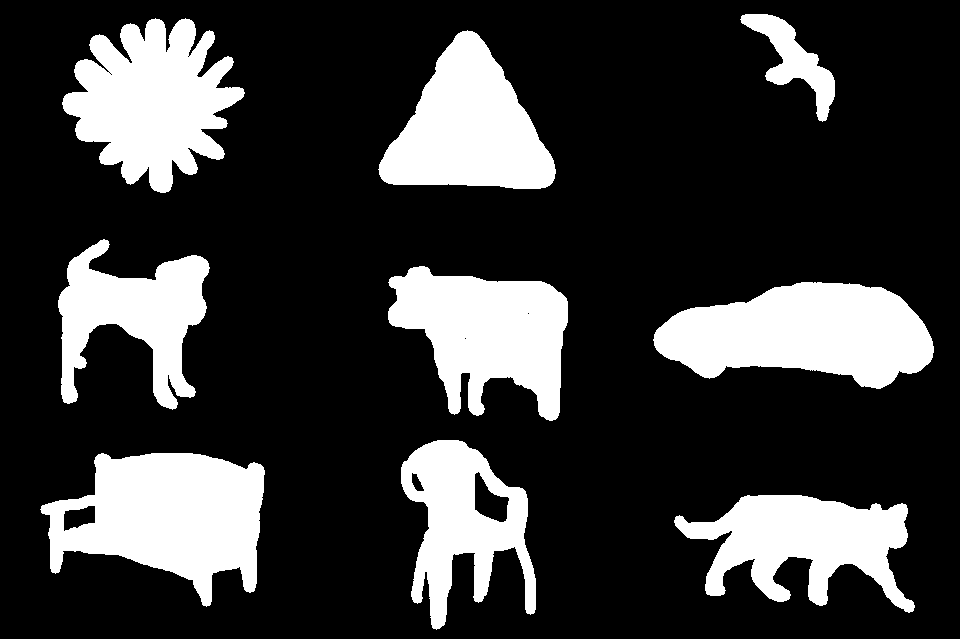
#> input picture data/Project1.png, 960 x 639 px
$ python BoundingCircle_JaccardSimilarity.py
#> lines starting #> are read from the running program, lines starting #| are printed output that depends on the picture; after the words box and inside, x2 and y2 are one past the last pixel; in counts of white or black regions, pixels touching at a corner belong together
import numpy as np
import cv2 as cv
import matplotlib.pyplot as plt
import random as rng

## Read the image
im = cv.imread('./data/Project1.png')
#> im is the input picture: shape (639, 960, 3); 22.8% white; 9 white regions, largest, box (x1, y1, x2, y2) and area: (40, 453, 265, 607) 21249, (653, 282, 934, 389) 20421, (62, 18, 245, 193) 19300

## Convert image into BW if not
imgray = cv.cvtColor(im, cv.COLOR_BGR2GRAY)
#> imgray: shape (639, 960); 22.8% white; 9 white regions

## Convert the image into binary image if not already
ret, thresh = cv.threshold(imgray, 127, 255, 0)

## Find the contours of the objects present in the image
contours, hierarchy = cv.findContours(thresh, cv.RETR_TREE, cv.CHAIN_APPROX_SIMPLE)
#> contours = 18 contours, 6 with area under 20; largest, box (x1, y1, x2, y2) and area: (40, 453, 265, 607) 21413, (653, 282, 934, 389) 20116, (62, 18, 245, 193) 18810, (388, 266, 568, 421) 16984, (378, 30, 556, 189) 16541
## used cv.RETR_TREE to find the heirarchy of images -> discard empty spaces within objects


## Find masks for the objects detected in the image
object_masks = []
for i, contour in enumerate(contours):

    if hierarchy[0,i,3] == -1: ## If a new object -> create a new mask
        img_mask = np.zeros((im.shape[0], im.shape[1]))

        ## last argument given as -1 to fill the contour to get the area of the object
        img_mask = cv.drawContours(img_mask, [contour], 0, (255),-1) ## select all the area within the outside boundary

    else: ## If an empyt space within the object
        img_mask = cv.drawContours(img_mask, [contour], 0, (0),-1) ## unselect all the empty area within the outside boundary

    if i+1 == len(contours): ## if it was the last object
        object_masks.append(img_mask) ## store the existing mask
        plt.imshow(img_mask) ## Visuallize a single object
        plt.show()

    elif hierarchy[0,i+1,3] == -1: ## if at the next index there is a new object
        object_masks.append(img_mask) ## store the existing mask
        plt.imshow(img_mask) ## Visuallize a single object
        plt.show()
#> this loop made 18 passes
#> contour on passes 9, 10, 14, 15, 16, 17: [[464, 338], [465, 337], [466, 338], [465, 339]], [[527, 313], [528, 312], [529, 313], [528, 314]], [[110, 74], [111, 73], [112, 74], [111, 75]], [[109, 73], [110, 72], [111, 73], [110, 74]], [[108, 72], [109, 71], [110, 72], [109, 73]], [[187, 56], [188, 55], [189, 56], [188, 57]]
#> pass 3, `img_mask = cv.drawContours(img_mask, [contour], 0, (0),-1)`:
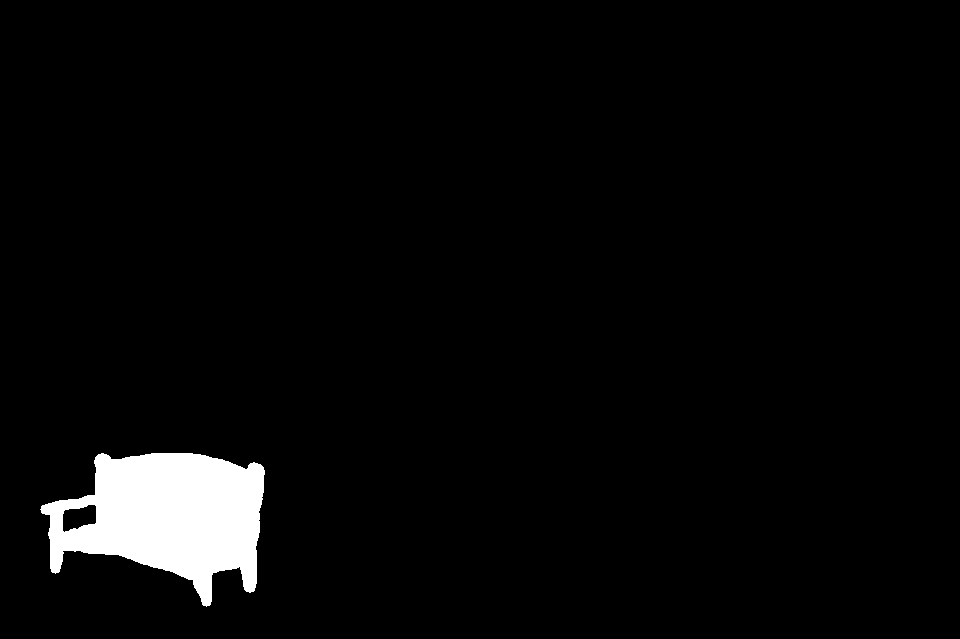
#> img_mask: shape (639, 960) float64; 3.4% white; 1 white region, box (x1, y1, x2, y2) and area: (40, 453, 265, 607) 21151
#> after the loop, object_masks = 9 items


## Visuallize all objects
mask = np.zeros((imgray.shape[0], imgray.shape[1]))
img_mask = cv.drawContours(mask, contours, -1, (255),-1)
plt.imshow(img_mask)
plt.show()

## Find the center coordinates and radius for the enclosing circles
centers = [None]*len(contours)
#> centers = 18 items
radius = [None]*len(contours)
#> radius = 18 items

## Loop over the detected contours
for i, c in enumerate(contours):
    if hierarchy[0,i,3] == -1: ## Check for a new object

        max_x , max_y = np.amax(c, axis=0).ravel() ## Check for the max x and y co-ordinates for the detected object

        min_x , min_y = np.amin(c, axis=0).ravel() ## Check for the min x and y co-ordinates for the detected object

        candidates = {} ## Store the candidate center point for the circle (radius)

        ## Loop over the pixels situated in the recatangle bounded by the max and min x,y co-ordinates
        for row in range(min_x, max_x+1):
            for col in range(min_y, max_y+1):

                curr_candidate_center = np.array([[row,col]]) ## Check for the pixels in the rectangle

                ## check the L2 distance for each contour points from the candidate center co-ordinate
                curr_max_dist = np.linalg.norm(c-curr_candidate_center, axis=2)

                ## Store the the maximum radius for each candidate center co-ordinate
                candidates[(row,col)] = np.max(curr_max_dist) ## (this would be the radius for the particular co-ordinate)

        ## The co-ordinate with the minimum radius (this would be the tightest bounding i.e., minimum area)
        centers[i] = min(candidates, key=candidates.get)
        radius[i] = candidates[centers[i]]
#> this loop made 18 passes
#> (max_x, max_y, min_x, min_y) on passes 1, 2, 4, 7, 8, 11, 12, 13, 18: (914, 612, 674, 495), (264, 606, 40, 453), (535, 629, 401, 440), (933, 388, 653, 282), (567, 420, 388, 266), (209, 409, 58, 239), (555, 188, 378, 30), (244, 192, 62, 18), (834, 121, 740, 14)


## Plot the Bounding Circle and the object together
drawing = np.zeros((imgray.shape[0], imgray.shape[1], 3), dtype=np.uint8)

## Loop over all the contours detected
for i, contour in enumerate(contours):
    if hierarchy[0,i,3] == -1: ## If a new object -> create a new mask

        ## Plot the bounding circles
        color = (0, 255, 255)
        drawing = cv.circle(drawing, (int(centers[i][0]), int(centers[i][1])), int(radius[i]), color, 2)
        ## last argument given as -1 to fill the contour to get the area of the object
        drawing = cv.drawContours(drawing, [contour], 0, (255,255,255),-1) ## select all the area within the outside boundary

    else: ## If an empty space within the object
        drawing = cv.drawContours(drawing, [contour], 0, (0, 0, 0),-1) ## unselect all the empty area within the outside boundary
#> this loop made 18 passes
#> pass 1, `drawing = cv.drawContours(drawing, [contour], 0, (255,255,255),-1)`:
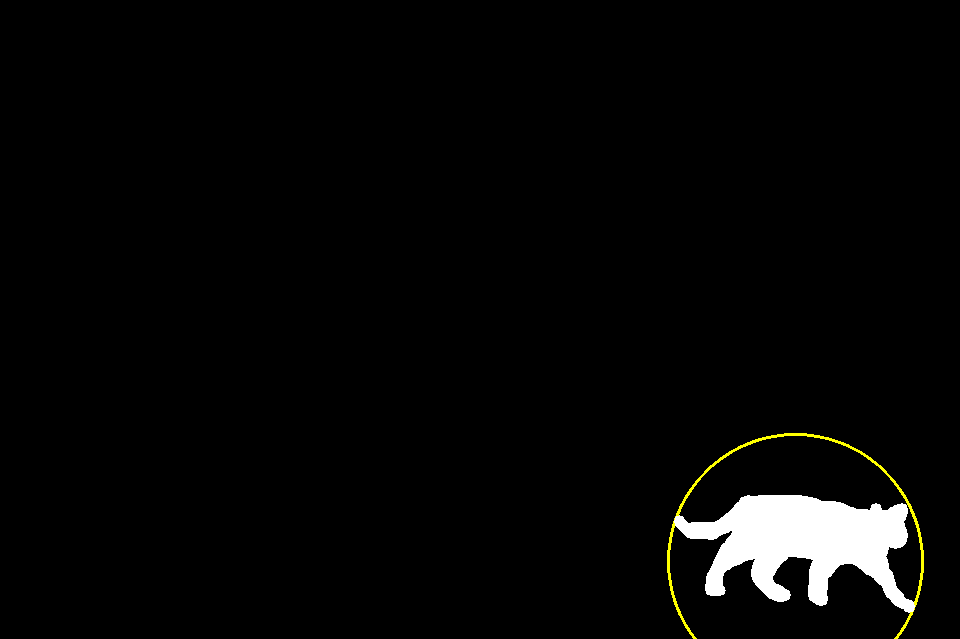
#> drawing: shape (639, 960, 3); mean of channels 0, 1, 2 6.3, 7, 7; drawn as B, G, R
#> pass 2, `drawing = cv.drawContours(drawing, [contour], 0, (255,255,255),-1)`:
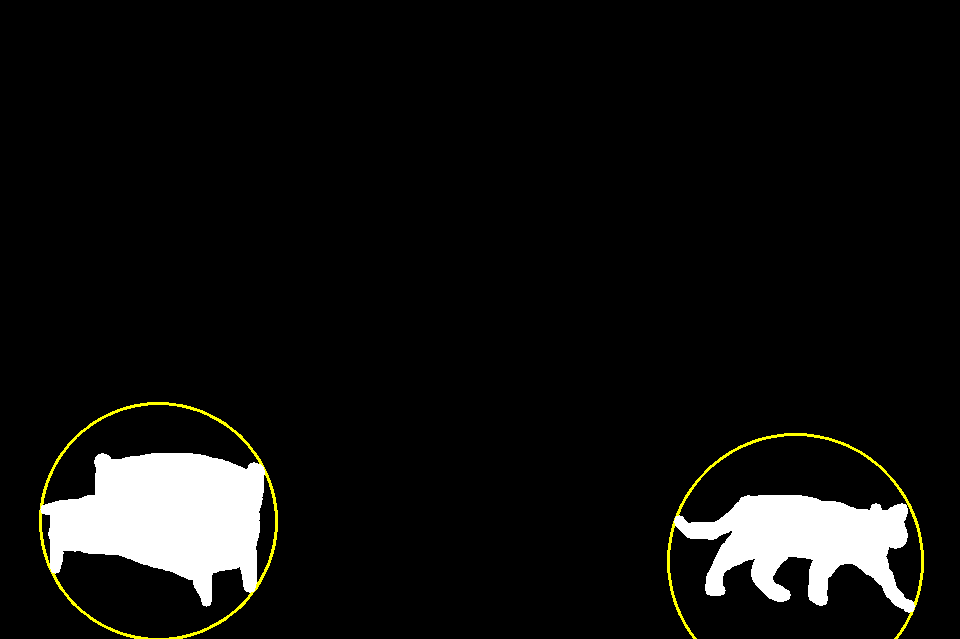
#> drawing: shape (639, 960, 3); mean of channels 0, 1, 2 15.4, 16.9, 16.9; drawn as B, G, R
#> after the loop:
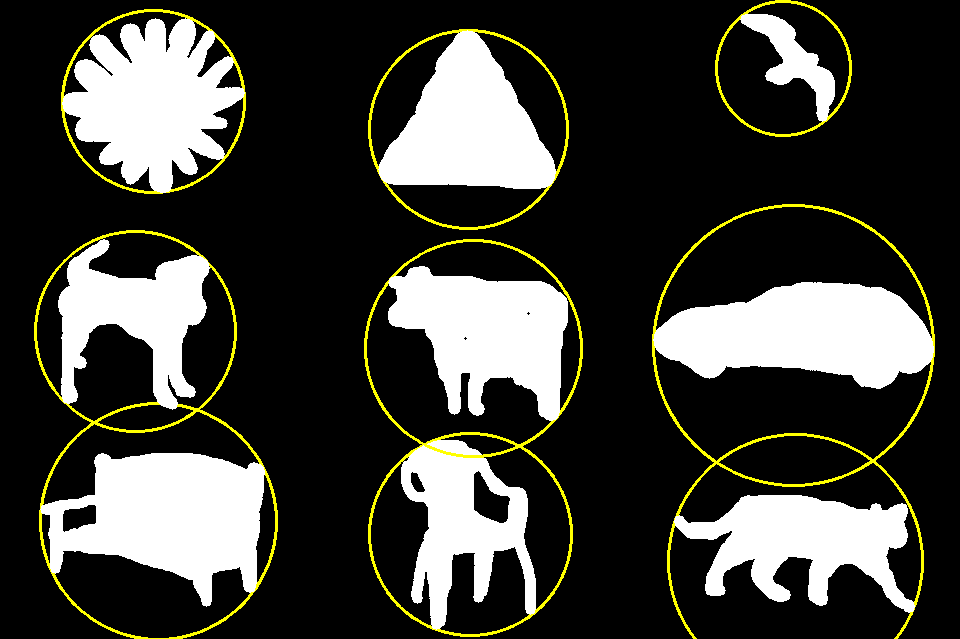
#> drawing: shape (639, 960, 3); 18.96% of pixels changed, all inside (x1, y1, x2, y2) = (34, 0, 935, 637); drawn as B, G, R


## Visuallize the object and circle
plt.imshow(drawing)
plt.show()


## Create masks for the bounding circles
circle_masks = []

## Loop over the contours
for i in range(len(contours)):

    if hierarchy[0,i,3] == -1: ## Check for new objects

        drawing = np.zeros((imgray.shape[0], imgray.shape[1]), dtype=np.uint8) ## Create a dummy mask

        color = (255)

        cv.circle(drawing, (int(centers[i][0]), int(centers[i][1])), int(radius[i]), color, -1) ## Create the mask for the circle

        ## Store the mask for the enclosing circle
        circle_masks.append(drawing)
#> this loop made 18 passes
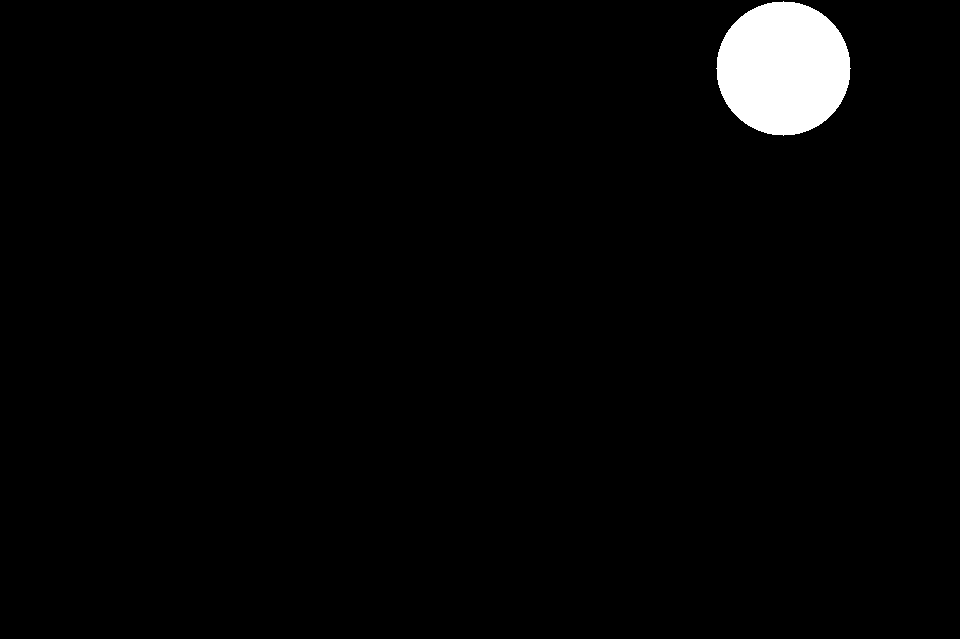
#> drawing: shape (639, 960); 2.3% white; 1 white region, box (x1, y1, x2, y2) and area: (716, 1, 851, 136) 14073
#> after the loop, circle_masks = 9 items

        ## Plot the filled-circle
        # plt.imshow(drawing, cmap='gray')
        # plt.show()


## the Jaccard Similarity module that takes two binary masks as inputs and outputs the required score.
def JaccardSimilarity(mask_1, mask_2):

    ## Find a boolean mask for the 2 masks
    bool_mask_1 = mask_1 > 0
    bool_mask_2 = mask_2 > 0

    ## Find the intersection - Numerator
    intersection = np.logical_and(bool_mask_1, bool_mask_2).sum()

    ## Find the union - Denominator
    union = float(np.logical_or(bool_mask_1, bool_mask_2).sum())

    ## Jaccard Simmilarity Score
    JS_score = intersection / union

    return JS_score


## Loop over all the contours detected
idx = 0
for i, contour in enumerate(contours):
    if hierarchy[0,i,3] == -1: ## If a new object -> create a new mask
        drawing = np.zeros((imgray.shape[0], imgray.shape[1], 3), dtype=np.uint8)
        ## Plot the bounding circles
        color = (0, 255, 255)
        drawing = cv.circle(drawing, (int(centers[i][0]), int(centers[i][1])), int(radius[i]), color, 2)
        ## last argument given as -1 to fill the contour to get the area of the object
        caption = 'The co-ordinates of the center of the circular bounding: (' + str(int(centers[i][0])) + ',' +str(int(centers[i][1])) + ')'
        caption += ' \n The radius of the circular bounding:' + str(int(radius[i]))

        drawing = cv.drawContours(drawing, [contour], 0, (255,255,255),-1) ## select all the area within the outside boundary

    else: ## If an empty space within the object
        drawing = cv.drawContours(drawing, [contour], 0, (0, 0, 0),-1) ## unselect all the empty area within the outside boundary

    if i+1 == len(contours): ## if it was the last object

        JS = JaccardSimilarity(object_masks[idx], circle_masks[idx])
        caption += '\n The Jaccard Similarity score: ' + str(JS)
        print(caption)

        plt.imshow(drawing)
        plt.figtext(.5, .01, caption, horizontalalignment='center', verticalalignment='center')
        plt.show()
        idx += 1

    elif hierarchy[0,i+1,3] == -1: ## if at the next index there is a new object

        JS = JaccardSimilarity(object_masks[idx], circle_masks[idx])
        caption += '\n The Jaccard Simialrity score: ' + str(JS)
        print(caption)

        plt.imshow(drawing)
        plt.figtext(.5, .01, caption, horizontalalignment='center', verticalalignment='center')
        plt.show()
        idx += 1
#> this loop made 18 passes
#> (contour, JS) on passes 10, 17: ([[527, 313], [528, 312], [529, 313], [528, 314]], 0.473), ([[187, 56], [188, 55], [189, 56], [188, 57]], 0.741)
#> JS on passes 1, 3, 6, 7, 11, 12: 0.348, 0.484, 0.4, 0.332, 0.412, 0.545
#> (printed output is left out)
#> pass 1, in JaccardSimilarity, `bool_mask_2 = mask_2 > 0`:
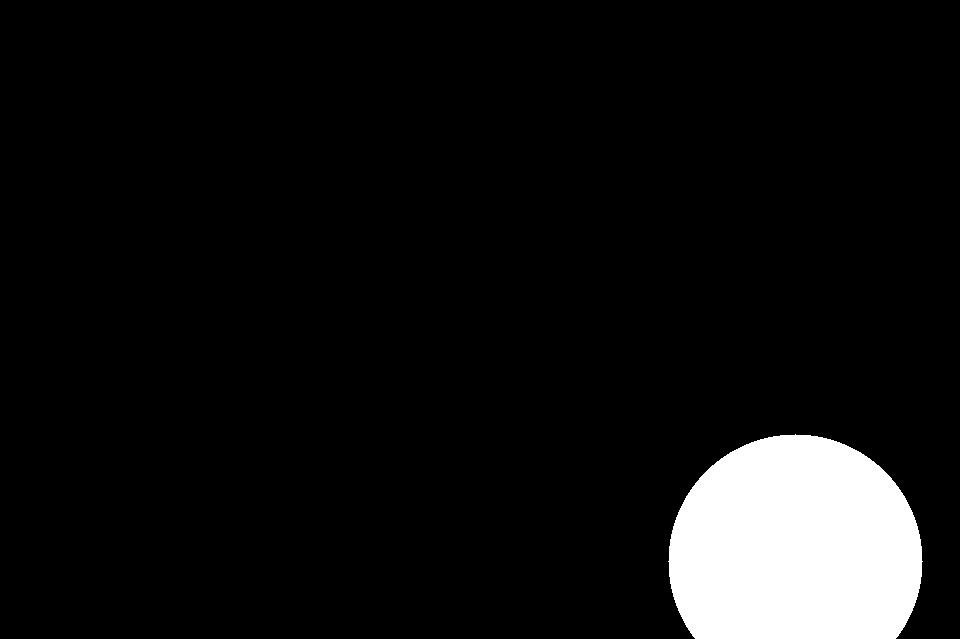
#> bool_mask_2: shape (639, 960) bool; 7.1% white; 1 white region, box (x1, y1, x2, y2) and area: (668, 434, 923, 639) 43679
#> pass 2, `drawing = cv.drawContours(drawing, [contour], 0, (255,255,255),-1)`:
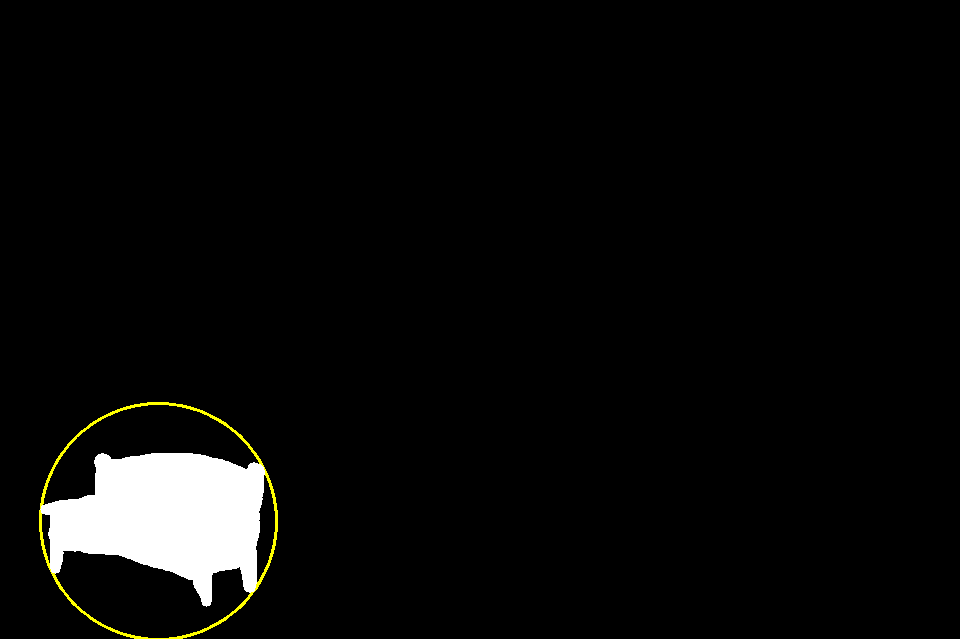
#> drawing: shape (639, 960, 3); mean of channels 0, 1, 2 9.1, 9.9, 9.9; drawn as B, G, R
#> after the loop, idx = 9
